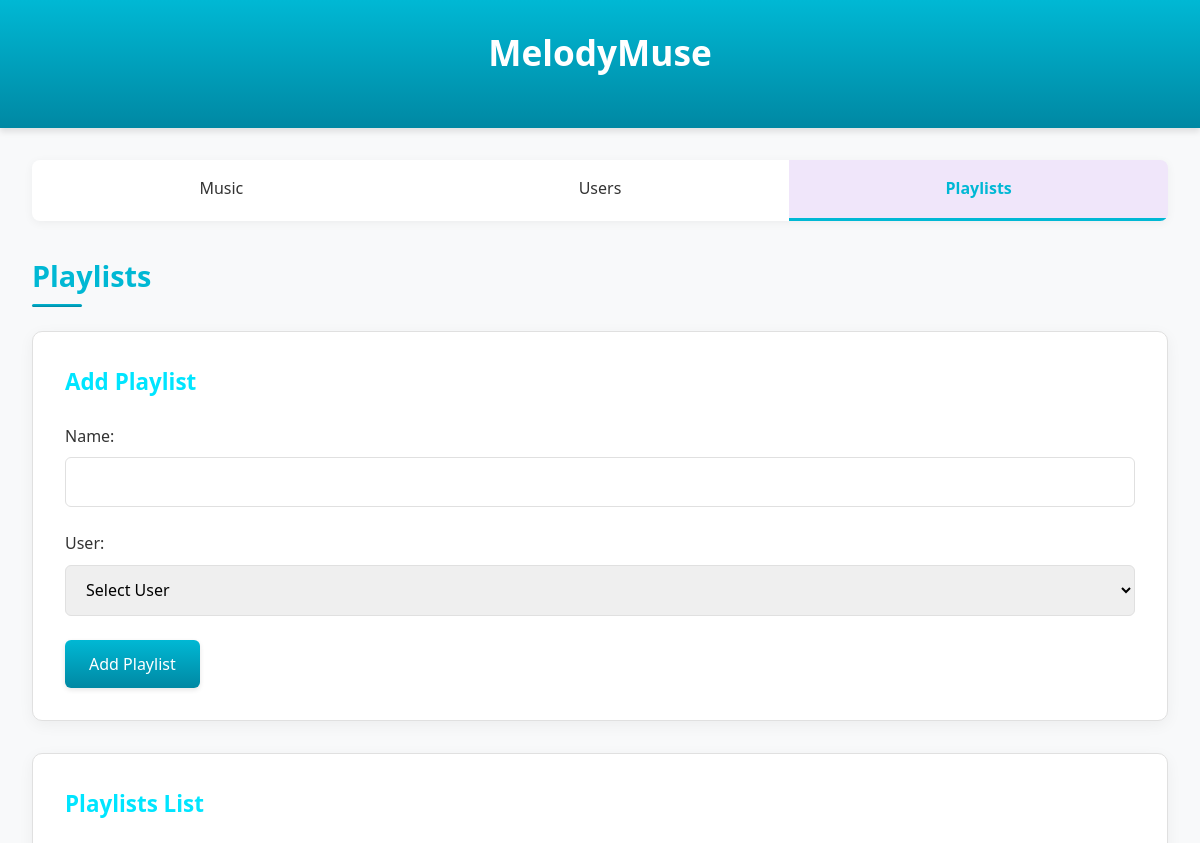
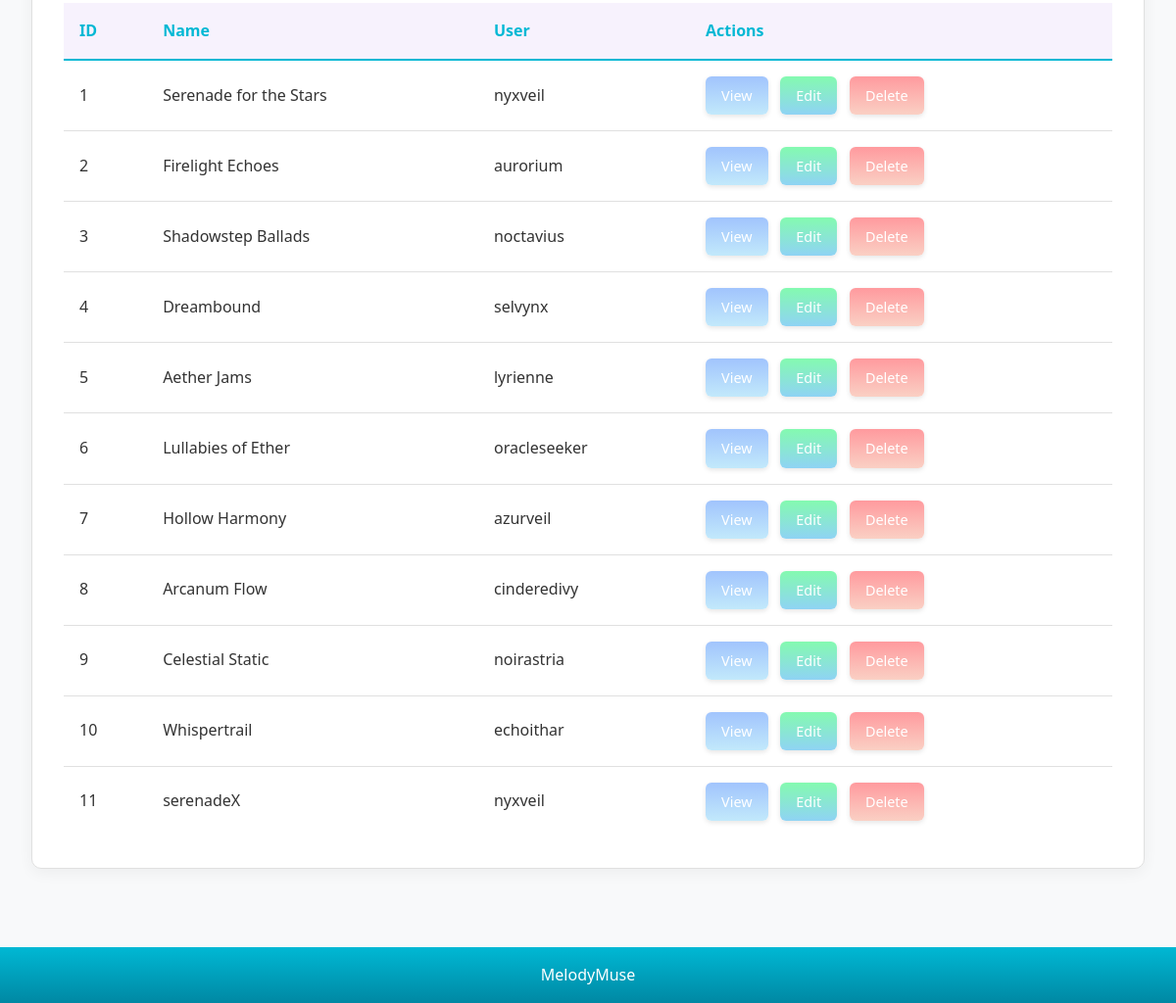
Screenshot of /?page=playlists with the database file from the repository (2 pictures, top to bottom).
### tables this page shows
CREATE TABLE `playlist` (
  `id` int NOT NULL,
  `name` varchar(100) NOT NULL,
  `user_id` int NOT NULL
);

CREATE TABLE `user` (
  `id` int NOT NULL,
  `username` varchar(100) NOT NULL
);

### config/db.php (called while the page is built, shortened)
<?php
class Database {
    private $host = "localhost";
    private $username = "root";
    private $password = "";
    private $dbname = "db_melody";
    public function __construct() {
        try {
            $this->conn = new PDO("mysql:host=$this->host;dbname=$this->dbname", $this->username, $this->password);
        } catch (PDOException $e) {
            die("Database Connection Error: " . $e->getMessage());
        }
    }
}
?>

### class/Playlist.php (called while the page is built, shortened)
<?php
require_once 'config/db.php';
class Playlist {
    private $db;
    public function __construct() {
        $this->db = (new Database())->conn;
    }
    public function getAllPlaylists() {
        $stmt = $this->db->query("SELECT p.*, u.username FROM playlist p JOIN user u ON p.user_id = u.id");
        return $stmt->fetchAll(PDO::FETCH_ASSOC);
    }
}
?>

### view/playlists.php (the view, shortened to what this page needs)
<section class="playlists-section">
    <h2>Playlists</h2>
    <div class="form-container">
        <h3><?php echo isset($_GET['edit']) ? 'Edit' : 'Add'; ?> Playlist</h3>
        <form method="POST" action="index.php?page=playlists">
            <div class="form-group">
                <label for="name">Name:</label>
                <input type="text" id="name" name="name" required value="<?php echo isset($editPlaylist) ? htmlspecialchars($editPlaylist['name']) : ''; ?>">
            </div>
            <div class="form-group">
                <label for="user_id">User:</label>
                <select id="user_id" name="user_id" required>
                    <option value="">Select User</option>
                </select>
            </div>
            <button type="submit" name="<?php echo isset($_GET['edit']) ? 'update_playlist' : 'add_playlist'; ?>">
                <?php echo isset($_GET['edit']) ? 'Update' : 'Add'; ?> Playlist
            </button>
        </form>
    </div>
    <div class="table-container">
        <h3>Playlists List</h3>
        <?php if(empty($playlistsList)): ?>
            <p>No playlists found.</p>
        <?php else: ?>
            <table>
                <thead>
                    <tr>
                        <th>ID</th>
                        <th>Name</th>
                        <th>User</th>
                        <th>Actions</th>
                    </tr>
                </thead>
                <tbody>
                    <?php foreach($playlistsList as $playlist): ?>
                        <tr>
                            <td><?php echo $playlist['id']; ?></td>
                            <td><?php echo htmlspecialchars($playlist['name']); ?></td>
                            <td><?php echo htmlspecialchars($playlist['username']); ?></td>
                            <td class="actions">
                                <a href="?page=playlist_details&id=<?php echo $playlist['id']; ?>" class="view-btn">View</a>
                                <a href="?page=playlists&edit=<?php echo $playlist['id']; ?>" class="edit-btn">Edit</a>
                                <a href="?page=playlists&delete=<?php echo $playlist['id']; ?>" class="delete-btn" onclick="return confirm('Are you sure you want to delete this playlist?')">Delete</a>
                            </td>
                        </tr>
                    <?php endforeach; ?>
                </tbody>
            </table>
        <?php endif; ?>
    </div>
</section>

### style.css (style rules this page uses)
* { margin: 0; padding: 0; box-sizing: border-box; font-family: 'Segoe UI', Tahoma, Geneva, Verdana, sans-serif; }
:root { --primary-gradient: linear-gradient(180deg, #00b8d4 0%, #0088a3 100%); --secondary-gradient: linear-gradient(180deg, #00e5ff 0%, #00b0ff 100%); --success-gradient: linear-gradient(180deg, #84fab0 0%, #8fd3f4 100%); --danger-gradient: linear-gradient(180deg, #ff9a9e 0%, #fad0c4 100%); --warning-gradient: linear-gradient(180deg, #ffecd2 0%, #fcb69f 100%); --info-gradient: linear-gradient(180deg, #a1c4fd 0%, #c2e9fb 100%); --primary-color: #00b8d4; --secondary-color: #00e5ff; --success-color: #00e676; --danger-color: #ff5252; --warning-color: #ffab40; --info-color: #40c4ff; --text-color: #333; --text-light: #666; --text-lighter: #999; --bg-color: #f8f9fa; --bg-light: #ffffff; --border-color: #e0e0e0; }
body { line-height: 1.6; color: var(--text-color); background-color: var(--bg-color); min-height: 100vh; display: flex; flex-direction: column; }
h1, h2, h3 { margin-bottom: 1.5rem; font-weight: 600; }
h2 { font-size: 1.8rem; color: var(--primary-color); }
h3 { font-size: 1.4rem; color: var(--secondary-color); }
.form-container { background: var(--bg-light); padding: 2rem; margin-bottom: 2rem; border-radius: 10px; box-shadow: 0 4px 15px rgba(0, 0, 0, 0.05); border: 1px solid var(--border-color); }
.table-container { background: var(--bg-light); padding: 2rem; border-radius: 10px; box-shadow: 0 4px 15px rgba(0, 0, 0, 0.05); overflow-x: auto; border: 1px solid var(--border-color); margin-bottom: 2rem; }
table { width: 100%; border-collapse: collapse; }
table th, table td { padding: 1rem; text-align: left; }
table th { background: rgba(106, 17, 203, 0.05); color: var(--primary-color); font-weight: 600; border-bottom: 2px solid var(--primary-color); }
table tr { border-bottom: 1px solid var(--border-color); transition: background 0.3s ease; }
table tr:last-child { border-bottom: none; }
.form-group { margin-bottom: 1.5rem; }
.form-group label { display: block; margin-bottom: 0.5rem; font-weight: 500; color: var(--text-color); }
.form-group input, .form-group select { width: 100%; padding: 0.8rem 1rem; border: 1px solid var(--border-color); border-radius: 6px; font-size: 1rem; transition: all 0.3s ease; }
button { background: var(--primary-gradient); color: white; border: none; padding: 0.8rem 1.5rem; cursor: pointer; border-radius: 6px; font-size: 1rem; font-weight: 500; transition: all 0.3s ease; box-shadow: 0 2px 5px rgba(0, 0, 0, 0.1); }
.actions { display: flex; gap: 0.8rem; }
.edit-btn, .delete-btn, .view-btn, .back-btn, .cancel-btn, .clear-search { display: inline-block; padding: 0.5rem 1rem; border-radius: 6px; text-decoration: none; color: white; font-size: 0.9rem; font-weight: 500; transition: all 0.3s ease; box-shadow: 0 2px 5px rgba(0, 0, 0, 0.1); }
.edit-btn { background: var(--success-gradient); }
.delete-btn { background: var(--danger-gradient); }
.view-btn { background: var(--info-gradient); }
section { margin-bottom: 2rem; }
section h2 { position: relative; padding-bottom: 0.5rem; }
section h2::after { content: ''; position: absolute; bottom: 0; left: 0; width: 50px; height: 3px; background: var(--primary-gradient); border-radius: 3px; }
.music-section, .users-section, .playlists-section { margin-bottom: 3rem; }

### rows the page displays
playlist: id "1", name "Serenade for the Stars", user.username "nyxveil"
playlist: id "2", name "Firelight Echoes", user.username "aurorium"
playlist: id "3", name "Shadowstep Ballads", user.username "noctavius"
playlist: id "4", name "Dreambound", user.username "selvynx"
playlist: id "5", name "Aether Jams", user.username "lyrienne"
playlist: id "6", name "Lullabies of Ether", user.username "oracleseeker"
playlist: id "7", name "Hollow Harmony", user.username "azurveil"
playlist: id "8", name "Arcanum Flow", user.username "cinderedivy"
playlist: id "9", name "Celestial Static", user.username "noirastria"
playlist: id "10", name "Whispertrail", user.username "echoithar"
playlist: id "11", name "serenadeX", user.username "nyxveil"
